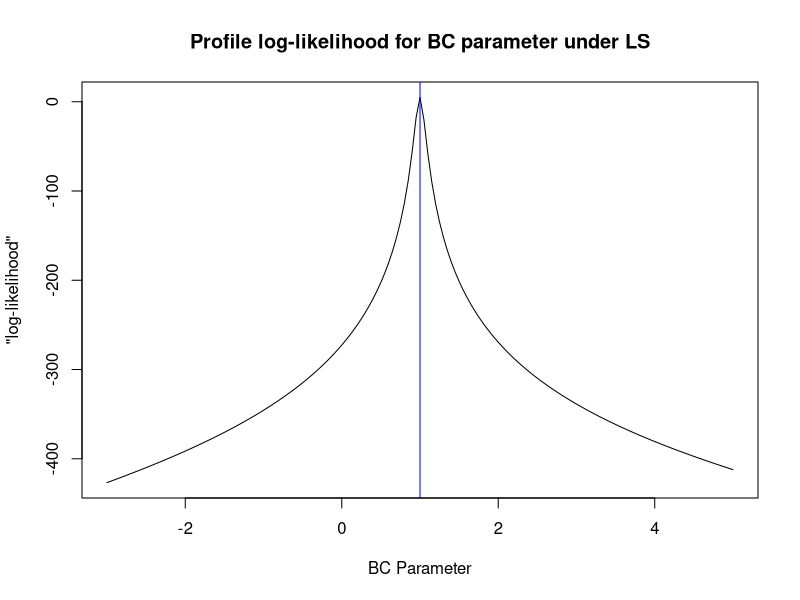
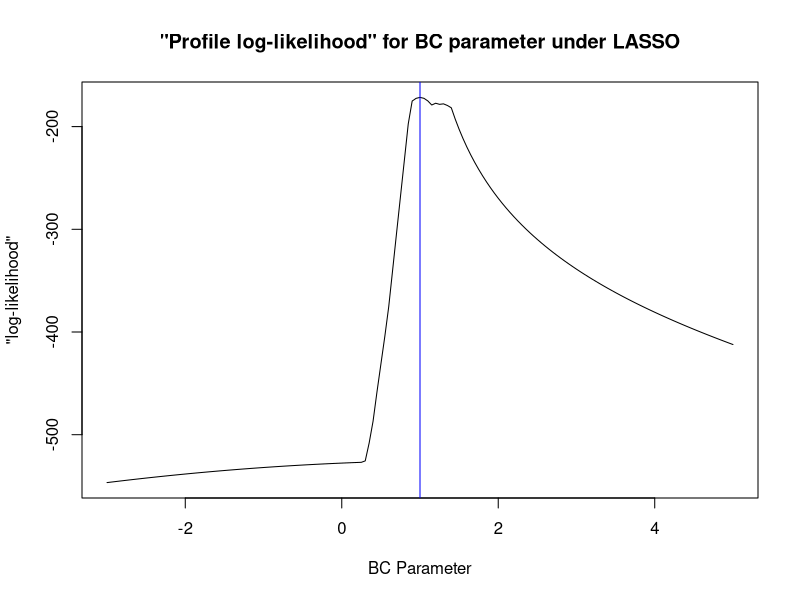
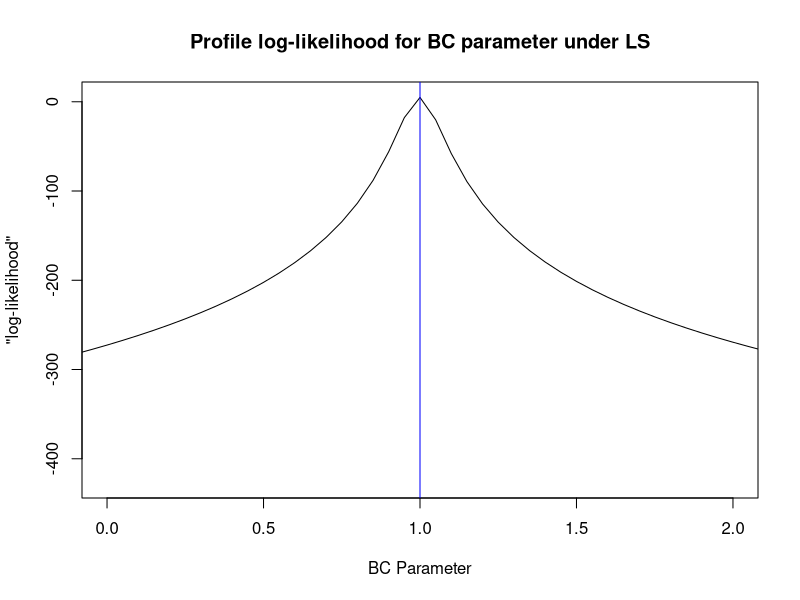
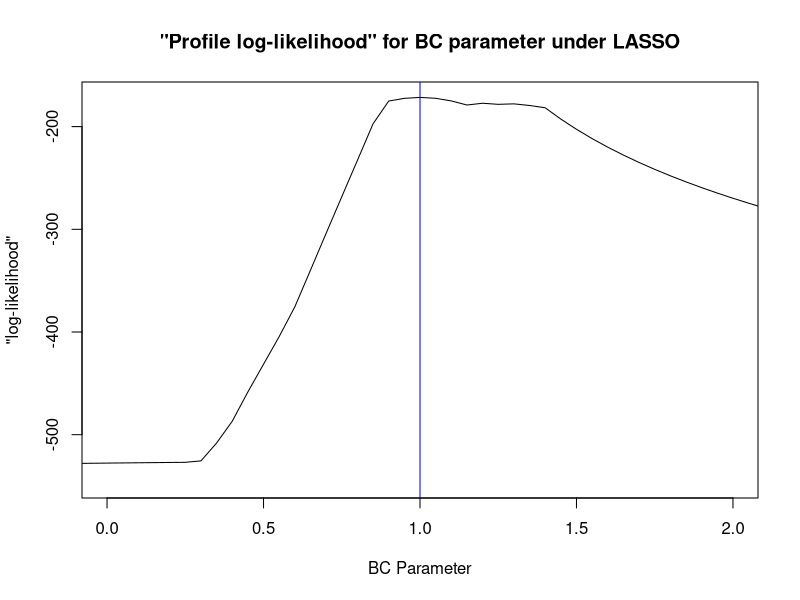
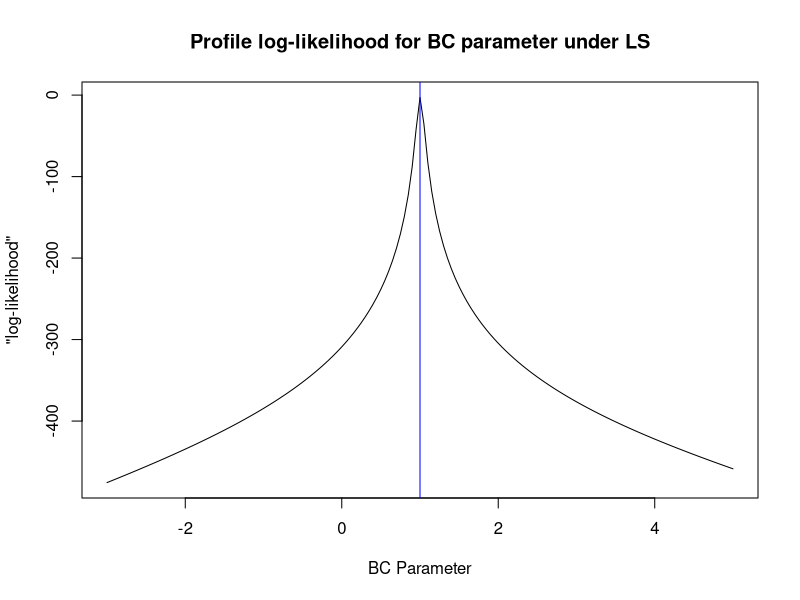
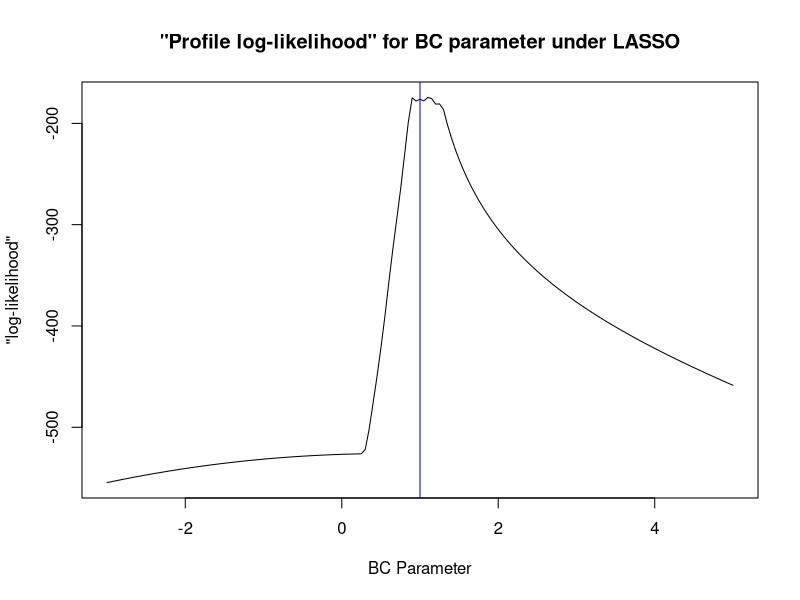
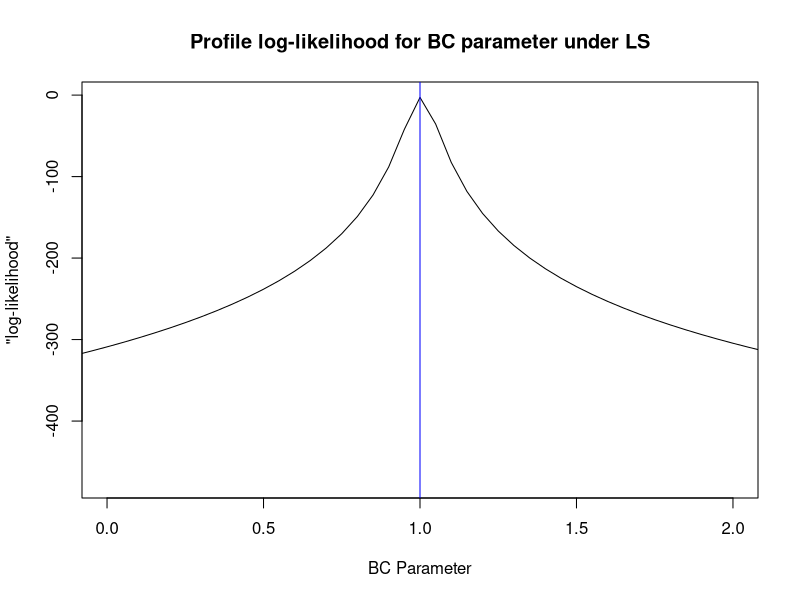
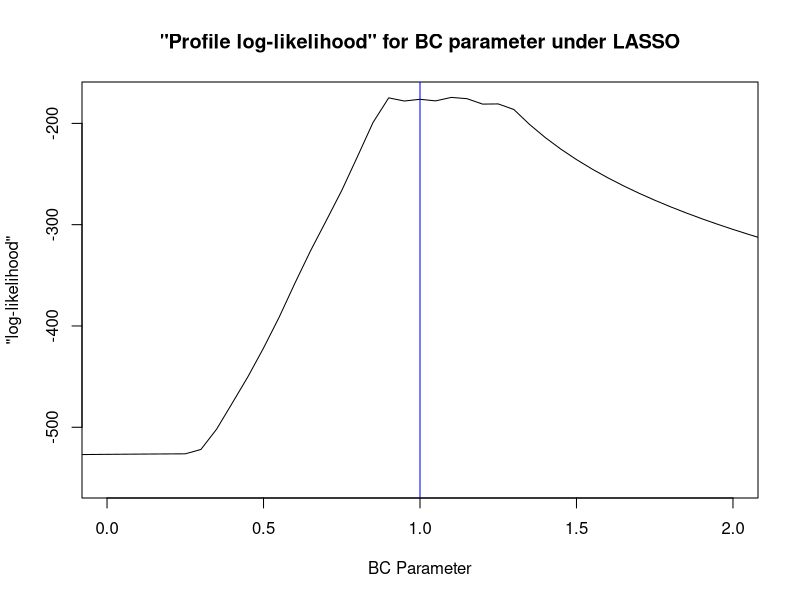

The R script that drew these images, in order: (Note: this script raises an error after producing the figures.)
library(MASS)
library(glmnet)
library(pbapply)
library(grDevices)

set.seed(64501945)

M = 5 #Number of times to replicate simulation

n = 100
p = 10
q = 5
beta = c(rep(1, times = q), rep(0, times = p - q))
sigma = 1
gamma.0 = 1

#Smallest and largest gamma candidates
gamma.min = -3
gamma.max = 5
#Step size for gamma candidates
gamma.step = 0.05
Gammas = seq(gamma.min, gamma.max, gamma.step)
len.G = length(Gammas)

### Store all profile likelihoods
### Dimensions are:
### Type = LS, LASSO
### Iteration
### Gamma (i.e. BC parameter)
pr.lik.collection = array(0, dim = c(2, M, len.G))

for (j in seq_len(M)) {
  set.seed(72045690 + 10000 * 5 ^ j)
  
  
  #source(Roboflavin_Investigation.R)
  profile.lik = function(gamma, X, Y) {
    n = length(Y)
    Y.new = BC(Y, gamma)
    fit = lm(Y.new ~ X)
    sse = sum((fit$residuals) ^ 2)/n
    lik = -n * log(sse) / 2
    Jacob = (gamma - 1) * sum(log(Y))
    lik = lik + Jacob
    return(lik)
  }
  
  profile.lik.lasso = function(gamma, X, Y) {
    Y.new = BC(Y, gamma)
    fit = glmnet(X, Y.new)
    this.lambda = 4 * sigma * sqrt(log(p) / n)
    Y.hat = predict(fit, X, s = this.lambda)
    resid = Y.new - Y.hat
    sse = sum((resid) ^ 2)/n
    lik.raw = -n * log(sse) / 2
    Jacob = (gamma - 1) * sum(log(Y))
    lik = lik.raw + Jacob
    return(lik)
  }
  
  #Returns a vector that the BC transform (with par. gamma) maps to Y
  #Note: Does not account for negative values
  inv.BC = function(Y, gamma) {
    if (gamma == 0) {
      return(exp(Y))
    } else{
      Z = 1 + gamma * Y
      Z = Z ^ (1 / gamma)
      return(Z)
    }
  }
  
  #Returns the BC transformation of Y with par. gamma
  #Note: Does not account for negative values
  BC = function(Y, gamma) {
    if (gamma == 0) {
      return(log(Y))
    } else{
      Z = Y ^ gamma
      Z = (Z - 1) / gamma
      return(Z)
    }
  }
  
  
  
  
  
  X = matrix(rnorm(n * p, 10, 10), nrow = n, ncol = p)
  beta = 1:p
  mu.Y.raw = X %*% beta
  mu.Y = mu.Y.raw + 10 * abs(min(mu.Y.raw))
  Y = mu.Y + rnorm(n, 0, sigma)
  
  Z = inv.BC(Y, gamma.0)
  
  # plot(X, Y)
  # plot(X, Z)
  
  
  
  all.likelihoods = sapply(seq_along(Gammas), function(i) {
    this.gamma = Gammas[i]
    this.lik = profile.lik(this.gamma, X, Z)
    return(this.lik)
  })
  
  pr.lik.collection[1, j, ] = all.likelihoods
  
  
  all.lik.lasso = pbsapply(seq_along(Gammas), function(i) {
    this.gamma = Gammas[i]
    this.lik = profile.lik.lasso(this.gamma, X, Z)
    return(this.lik)
  })
  
  pr.lik.collection[2, j, ] = all.lik.lasso
  
}

### Compute mean and SE within each parameter setting
pr.lik.mean = apply(pr.lik.collection, c(1, 3), function(W) {
  return(mean(W))
})
pr.lik.se = apply(pr.lik.collection, c(1, 3), function(W) {
  return(sd(W) / sqrt(length(W)))
})

for (j in 1:M) {
  ### Plot "log-likelihood function" using residuals from
  ### lm and from LASSO
  plot(
    Gammas,
    pr.lik.collection[1, j, ],
    type = "l",
    # ylim = c(-625, -200),
    xlab = "BC Parameter",
    ylab = "\"log-likelihood\"",
    main = "Profile log-likelihood for BC parameter under LS"
  )
  abline(v = 1, lwd = 1, col = "blue")
  
  plot(
    Gammas,
    pr.lik.collection[2, j, ],
    type = "l",
    # ylim = c(-625, -200),
    xlab = "BC Parameter",
    ylab = "\"log-likelihood\"",
    main = "\"Profile log-likelihood\" for BC parameter under LASSO"
  )
  abline(v = 1, lwd = 1, col = "blue")
  
  
  
  ### Plot "log-likelihood function" using residuals from
  ### lm and from LASSO, ZOOMED-IN around the maximum
  plot(
    Gammas,
    pr.lik.collection[1, j, ],
    type = "l",
    xlim = c(gamma.0 - 1, gamma.0 + 1),
    xlab = "BC Parameter",
    ylab = "\"log-likelihood\"",
    main = "Profile log-likelihood for BC parameter under LS"
  )
  abline(v = 1, lwd = 1, col = "blue")
  
  plot(
    Gammas,
    pr.lik.collection[2, j, ],
    type = "l",
    xlim = c(gamma.0 - 1, gamma.0 + 1),
    xlab = "BC Parameter",
    ylab = "\"log-likelihood\"",
    main = "\"Profile log-likelihood\" for BC parameter under LASSO"
  )
  abline(v = 1, lwd = 1, col = "blue")
  
}

### Plot average profile likelihood with +/- 1SE

plot(
  Gammas,
  pr.lik.mean[1, ],
  type = "l",
  xlim = c(gamma.0 - 1, gamma.0 + 1),
  xlab = "BC Parameter",
  ylab = "\"log-likelihood\"",
  main = "Mean Profile log-likelihood for BC parameter under LS"
)
lines(Gammas,
      pr.lik.mean[1,] + pr.lik.se[1, ],
      col = "Red",
      lty = 2)
lines(Gammas,
      pr.lik.mean[1,] - pr.lik.se[1, ],
      col = "Red",
      lty = 2)
abline(v = 1, lwd = 1, col = "blue")

plot(
  Gammas,
  pr.lik.mean[2,],
  type = "l",
  xlim = c(gamma.0 - 1, gamma.0 + 1),
  ylim = c(-800,-300),
  xlab = "BC Parameter",
  ylab = "\"log-likelihood\"",
  main = "\"Profile log-likelihood\" for BC parameter under LASSO Min"
)
lines(Gammas,
      pr.lik.mean[2,] + pr.lik.se[2, ],
      col = "Red",
      lty = 2)
lines(Gammas,
      pr.lik.mean[2,] - pr.lik.sd[2,],
      col = "Red",
      lty = 2)
abline(v = 1, lwd = 1, col = "blue")
